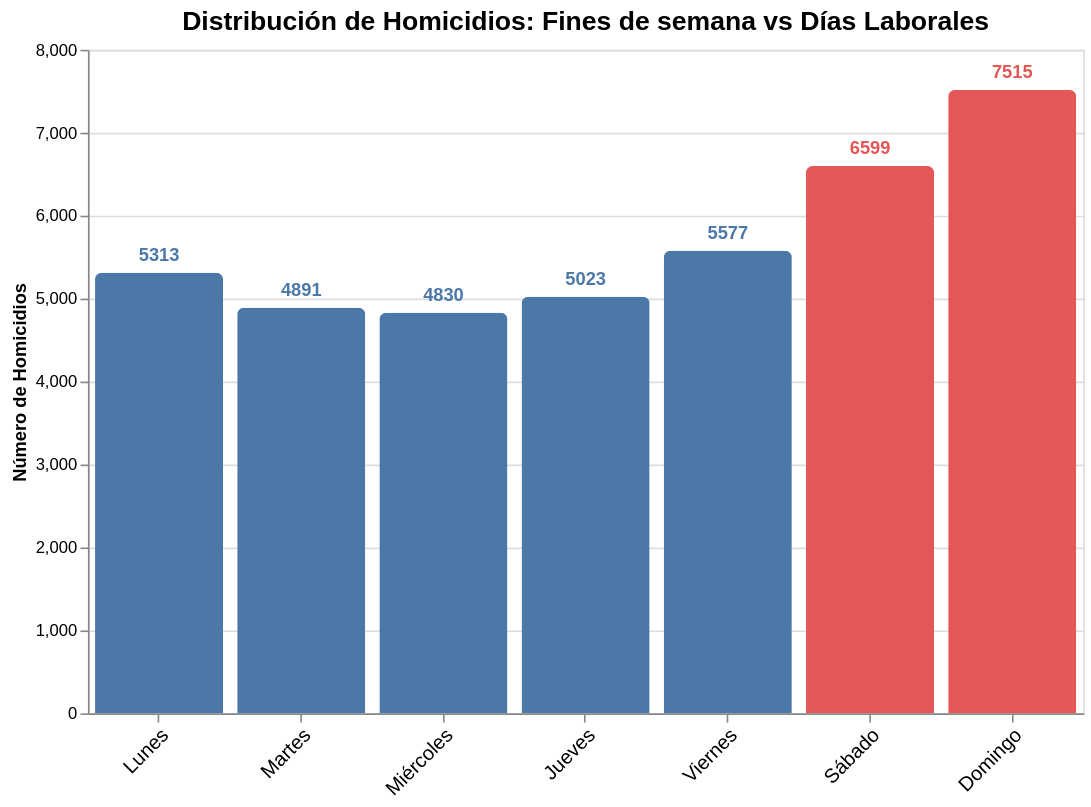

Notebook source saved alongside this figure:
### Markdown cell above
# **Pregunta 1: Patrón temporal semanal**

¿Existen días de la semana donde ocurren más homicidios?
¿Se observa concentración en fines de semana o días laborales?

**Enfoque analítico esperado:**
Identificar periodicidad semanal y comparar intensidad por día.

### Code cell
# 1. Extraer el día de la semana numérico (0 = Lunes, 6 = Domingo)
df['dia_semana_num'] = df['fecha_hora_infraccion'].dt.dayofweek

# 2. Mapear a nombres de días para facilitar la lectura
dias_map = {
    0: 'Lunes', 1: 'Martes', 2: 'Miércoles',
    3: 'Jueves', 4: 'Viernes', 5: 'Sábado', 6: 'Domingo'
}
df['dia_semana'] = df['dia_semana_num'].map(dias_map)

# 3. Conteo de homicidios por día de la semana (garantizando el orden correcto de los días)
contagem_por_dia = df['dia_semana'].value_counts().reindex(list(dias_map.values()))
print("--- Conteo de Homicidios por Día de la Semana ---")
print(contagem_por_dia)

# 4. Agrupar los datos comparando Fin de Semana vs Día Laboral
df['tipo_dia'] = df['dia_semana_num'].apply(lambda x: 'Fin de Semana' if x >= 5 else 'Día Laboral')
contagem_tipo_dia = df['tipo_dia'].value_counts()
print("\n--- Conteo por Tipo de Día (Fin de Semana vs Día Laboral) ---")
print(contagem_tipo_dia)

# 5. Visualización gráfica de los resultados con Altair
chart_dias = alt.Chart(df_plot).mark_bar(cornerRadiusEnd=4).encode(
    x=alt.X('Día de la Semana:N', 
            sort=list(dias_map.values()), 
            title='', 
            axis=alt.Axis(labelAngle=-45, labelFontSize=12)),
    y=alt.Y('Número de Ocurrencias:Q', title='Número de Homicidios'),
    # Condición de color: Destacamos Sábado y Domingo en rojo suave, el resto en azul
    color=alt.condition(
        "datum['Día de la Semana'] == 'Sábado' || datum['Día de la Semana'] == 'Domingo'",
        alt.value('#e45756'),  # Color de Fin de Semana
        alt.value('#4c78a8')   # Color de Día Laboral
    ),
    tooltip=['Día de la Semana', 'Número de Ocurrencias']
).properties(
    title=alt.TitleParams('Distribución de Homicidios: Fines de semana vs Días Laborales', fontSize=16),
    width=600,
    height=400
)

# Añadir el número exacto sobre cada barra para lectura rápida
text_dias = chart_dias.mark_text(
    align='center',
    baseline='bottom',
    dy=-5,
    fontWeight='bold'
).encode(
    text='Número de Ocurrencias:Q'
)

(chart_dias + text_dias).show()

### Figure 1 — Vega-Lite specification as saved in the notebook (floating-point values rounded to 4 significant figures)
{"config": {"view": {"continuousWidth": 300, "continuousHeight": 300}}, "layer": [{"mark": {"type": "bar", "cornerRadiusEnd": 4}, "encoding": {"color": {"condition": {"test": "datum['Día de la Semana'] == 'Sábado' || datum['Día de la Semana'] == 'Domingo'", "value": "#e45756"}, "value": "#4c78a8"}, "tooltip": [{"field": "Día de la Semana", "type": "nominal"}, {"field": "Número de Ocurrencias", "type": "quantitative"}], "x": {"axis": {"labelAngle": -45, "labelFontSize": 12}, "field": "Día de la Semana", "sort": ["Lunes", "Martes", "Miércoles", "Jueves", "Viernes", "Sábado", "Domingo"], "title": "", "type": "nominal"}, "y": {"field": "Número de Ocurrencias", "title": "Número de Homicidios", "type": "quantitative"}}, "title": {"text": "Distribución de Homicidios: Fines de semana vs Días Laborales", "fontSize": 16}}, {"mark": {"type": "text", "align": "center", "baseline": "bottom", "dy": -5, "fontWeight": "bold"}, "encoding": {"color": {"condition": {"test": "datum['Día de la Semana'] == 'Sábado' || datum['Día de la Semana'] == 'Domingo'", "value": "#e45756"}, "value": "#4c78a8"}, "text": {"field": "Número de Ocurrencias", "type": "quantitative"}, "tooltip": [{"field": "Día de la Semana", "type": "nominal"}, {"field": "Número de Ocurrencias", "type": "quantitative"}], "x": {"axis": {"labelAngle": -45, "labelFontSize": 12}, "field": "Día de la Semana", "sort": ["Lunes", "Martes", "Miércoles", "Jueves", "Viernes", "Sábado", "Domingo"], "title": "", "type": "nominal"}, "y": {"field": "Número de Ocurrencias", "title": "Número de Homicidios", "type": "quantitative"}}, "title": {"text": "Distribución de Homicidios: Fines de semana vs Días Laborales", "fontSize": 16}}], "data": {"name": "data-6805f8d945ce7d8ebc92f1bd818c6b45"}, "height": 400, "width": 600, "$schema": "https://vega.github.io/schema/vega-lite/v6.1.0.json", "datasets": {"data-6805f8d945ce7d8ebc92f1bd818c6b45": [{"Día de la Semana": "Lunes", "Número de Ocurrencias": 5313}, {"Día de la Semana": "Martes", "Número de Ocurrencias": 4891}, {"Día de la Semana": "Miércoles", "Número de Ocurrencias": 4830}, {"Día de la Semana": "Jueves", "Número de Ocurrencias": 5023}, {"Día de la Semana": "Viernes", "Número de Ocurrencias": 5577}, {"Día de la Semana": "Sábado", "Número de Ocurrencias": 6599}, {"Día de la Semana": "Domingo", "Número de Ocurrencias": 7515}]}}
